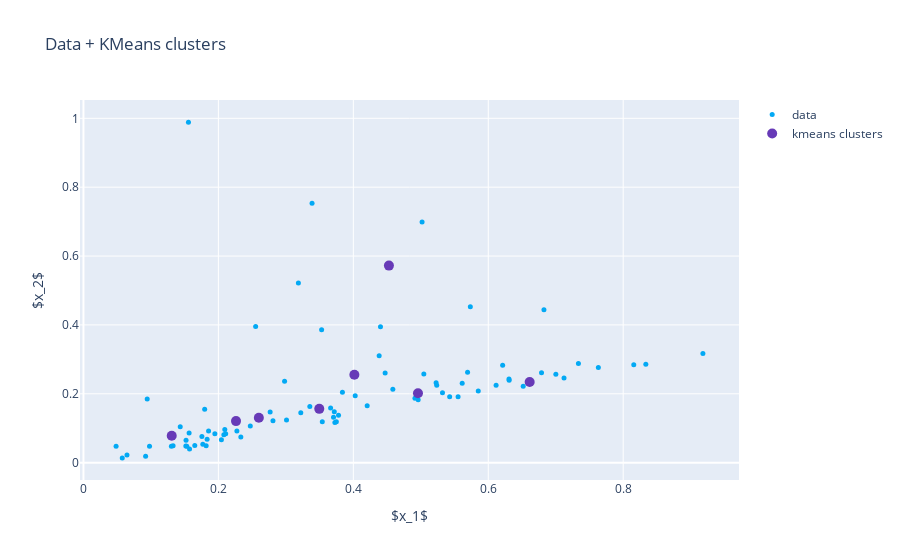

Source (notebook cell):
### Code cell
from devcode.utils.visualization import plot_kmeans
plot_kmeans(kmeans,som.neurons)
